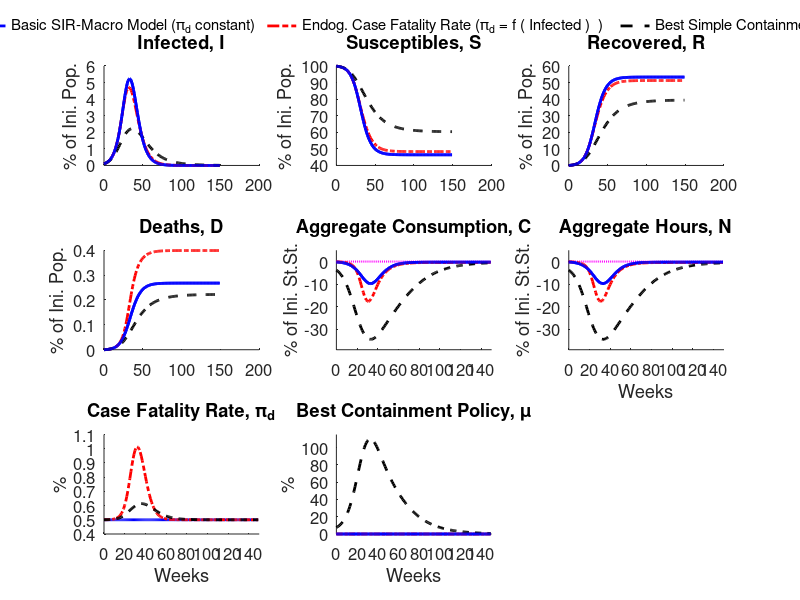

Source code (MATLAB): (Note: this script raises an error after producing the figure.)
%Baseline
cd baseline;
load results_baseline;
cd ..

Ibase=I;
Sbase=S;
Rbase=R;
Dbase=D;
aggCbase=aggC;
aggHbase=aggH;
crbase=crss;
nrbase=nrss; 
mucbase=muc;
pidbase=pid*18/7;


%Perturbation 1
cd medprep;
load results_medprep;
cd ..

Iperturb1=I;
Sperturb1=S;
Rperturb1=R;
Dperturb1=D;
aggCperturb1=aggC;
aggHperturb1=aggH;
crperturb1=crss;
nrperturb1=nrss; 
mucperturb1=muc;
pid_endo_perturb1=pid_endo*18/7; %convert to daily


%Perturbation 2
cd medprep_optimal;
load results_medprep_optimal;
cd ..
Iperturb2=I;
Sperturb2=S;
Rperturb2=R;
Dperturb2=D;
aggCperturb2=aggC;
aggHperturb2=aggH;
crperturb2=crss;
nrperturb2=nrss; 
mucperturb2=muc;
pid_endo_perturb2=pid_endo*18/7;



%plotting
ia=3;
ib=3;
fsize=12;
horz=HH;

horz=150;

time=0:1:horz-1;

figure;
subplot(ia,ib,2)
plot(time,100*Sbase(1:horz),'b-','LineWidth',2);hold on
plot(time,100*Sperturb1(1:horz),'r-.','LineWidth',2);hold on
plot(time,100*Sperturb2(1:horz),'k--','LineWidth',2);hold on
plot(time,100*Sbase(1:horz),'b-','LineWidth',2);hold on
box off;
title('Susceptibles, S','FontSize',fsize);
ylabel('% of Ini. Pop.','FontSize',fsize);
set(gca,'FontSize',fsize);

subplot(ia,ib,3)
plot(time,100*Rbase(1:horz),'b-','LineWidth',2);hold on
plot(time,100*Rperturb1(1:horz),'r-.','LineWidth',2);hold on
plot(time,100*Rperturb2(1:horz),'k--','LineWidth',2);hold on
plot(time,100*Rbase(1:horz),'b-','LineWidth',2);hold on
box off;
title('Recovered, R','FontSize',fsize);
ylabel('% of Ini. Pop.','FontSize',fsize);
set(gca,'FontSize',fsize);

subplot(ia,ib,4)
plot(time,100*Dbase(1:horz),'b-','LineWidth',2);hold on
plot(time,100*Dperturb1(1:horz),'r-.','LineWidth',2);hold on
plot(time,100*Dperturb2(1:horz),'k--','LineWidth',2);hold on
plot(time,100*Dbase(1:horz),'b-','LineWidth',2);hold on
box off;
title('Deaths, D','FontSize',fsize);
ylabel('% of Ini. Pop.','FontSize',fsize);
set(gca,'FontSize',fsize);

subplot(ia,ib,5)
plot(time,0*100*(aggCbase(1:horz)-crbase)/crbase,'m:','LineWidth',1.5);hold on
plot(time,100*(aggCbase(1:horz)-crbase)/crbase,'b-','LineWidth',2);hold on
plot(time,100*(aggCperturb1(1:horz)-crperturb1)/crperturb1,'r-.','LineWidth',2);hold on
plot(time,100*(aggCperturb2(1:horz)-crperturb2)/crperturb2,'k--','LineWidth',2);hold on
plot(time,100*(aggCbase(1:horz)-crbase)/crbase,'b-','LineWidth',2);hold on
axis([0 horz -39 5]);
box off;
title('Aggregate Consumption, C','FontSize',fsize);
ylabel('% of Ini. St.St.','FontSize',fsize);
set(gca,'FontSize',fsize);

subplot(ia,ib,6)
plot(time,0*100*(aggCbase(1:horz)-crbase)/crbase,'m:','LineWidth',1.5);hold on
plot(time,100*(aggHbase(1:horz)-nrbase)/nrbase,'b-','LineWidth',2);hold on
plot(time,100*(aggHperturb1(1:horz)-nrperturb1)/nrperturb1,'r-.','LineWidth',2);hold on
plot(time,100*(aggHperturb2(1:horz)-nrperturb2)/nrperturb2,'k--','LineWidth',2);hold on
plot(time,100*(aggHbase(1:horz)-nrbase)/nrbase,'b-','LineWidth',2);hold on
axis([0 horz -39 5]);
box off;
title('Aggregate Hours, N','FontSize',fsize);
ylabel('% of Ini. St.St.','FontSize',fsize);
xlabel('Weeks','FontSize',fsize);
set(gca,'FontSize',fsize);


subplot(ia,ib,7)
plot(time,100*pidbase*ones(horz,1),'b-','LineWidth',2);hold on
plot(time,100*pid_endo_perturb1(1:horz),'r-.','LineWidth',2);hold on
plot(time,100*pid_endo_perturb2(1:horz),'k--','LineWidth',2);hold off
axis([0 horz 0.4 1.1]);
box off;
title('Case Fatality Rate, \pi_d','FontSize',fsize);
ylabel('%','FontSize',fsize);
xlabel('Weeks','FontSize',fsize);
set(gca,'FontSize',fsize);



subplot(ia,ib,8)
plot(time,100*mucbase(1:horz),'b-','LineWidth',2);hold on
plot(time,100*mucperturb1(1:horz),'r-.','LineWidth',2);hold on
plot(time,100*mucperturb2(1:horz),'k--','LineWidth',2);hold on
plot(time,100*mucbase(1:horz),'b-','LineWidth',2);hold on
axis([0 horz 0 115]);
box off;
title('Best Containment Policy, \mu','FontSize',fsize);
ylabel('%','FontSize',fsize);
xlabel('Weeks','FontSize',fsize);
set(gca,'FontSize',fsize);


subplot(ia,ib,1)
plot(time,100*Ibase(1:horz),'b-','LineWidth',2);hold on
plot(time,100*Iperturb1(1:horz),'r-.','LineWidth',2);hold on
plot(time,100*Iperturb2(1:horz),'k--','LineWidth',2);hold on
plot(time,100*Ibase(1:horz),'b-','LineWidth',2);hold on
box off;
title('Infected, I','FontSize',fsize);
ylabel('% of Ini. Pop.','FontSize',fsize);
set(gca,'FontSize',fsize);

leg1=legend('Basic SIR-Macro Model (\pi_d constant)','Endog. Case Fatality Rate (\pi_{d} = f ( Infected )  )','Best Simple Containment Policy');
set(leg1,...
    'Position',[-0.0704335567178815 0.894078940309976 1.19107142857143 0.044047619047619],...
    'Orientation','horizontal');
legend boxoff;

suptitle2('Figure 4: Medical Preparedness');
orient landscape
print -dpdf -fillpage epidemic_simulation_fig4


 
